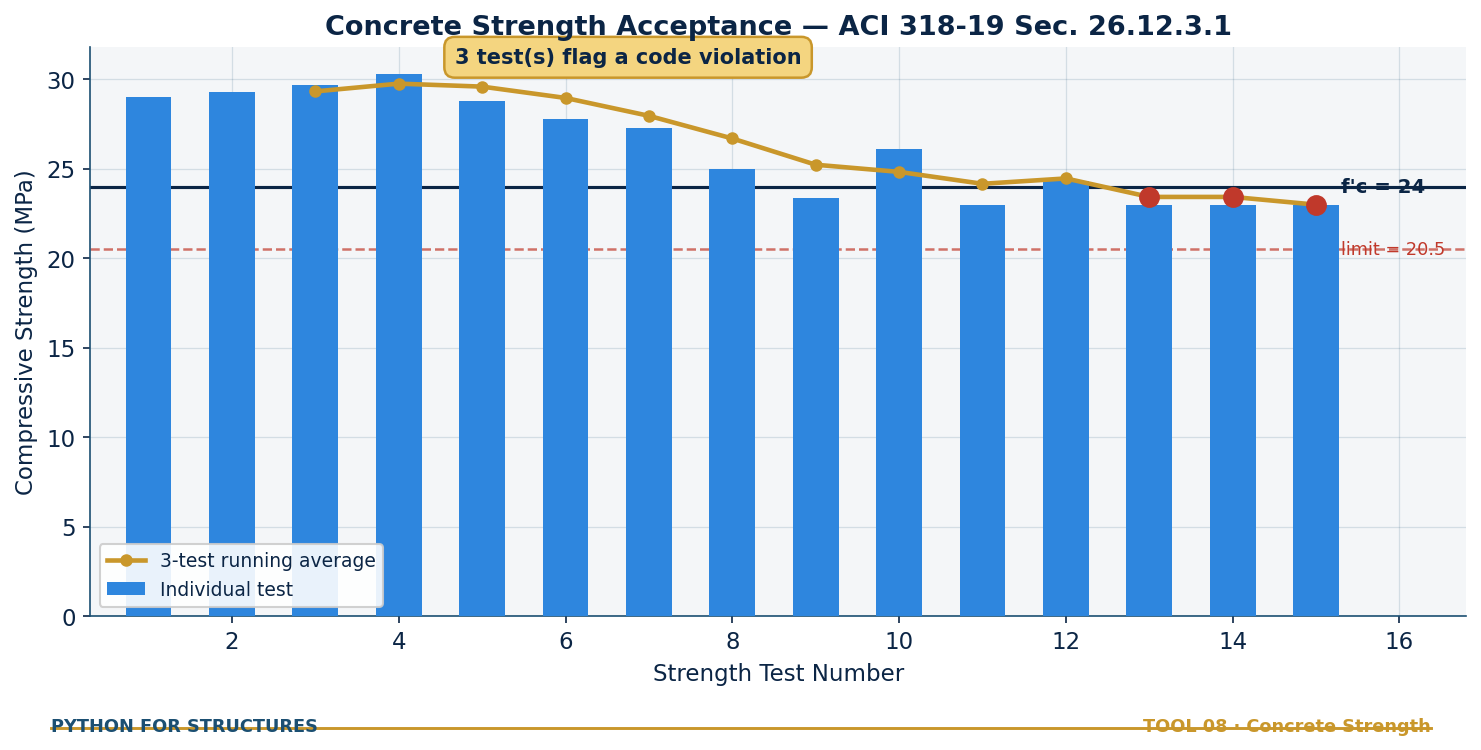

The script that saved this image:
# PythonForStructures - Tool #08
# Concrete Strength Test Acceptance Checker — ACI 318-19 Sec. 26.12.3.1
# Verified against the published ACI worked example dataset.

import numpy as np
import matplotlib.pyplot as plt
from brand import *

apply_style()

# --- INPUTS ---
fc_specified = 24.0   # specified compressive strength, f'c (MPa)

# strength test results (each = avg of cylinder pair), MPa
# this exact dataset matches the published ACI E702 worked example
test_results = [29.0, 29.3, 29.7, 30.3, 28.8, 27.8, 27.3,
                 25.0, 23.4, 26.1, 23.0, 24.3, 23.0, 23.0, 23.0]

tests = np.array(test_results)
n = len(tests)

# --- CRITERION 1: running average of any 3 consecutive tests >= f'c ---
running_avg = np.array([tests[i-2:i+1].mean() if i >= 2 else np.nan
                         for i in range(n)])
crit1_fail = np.where((~np.isnan(running_avg)) & (running_avg < fc_specified))[0]

# --- CRITERION 2: individual test tolerance ---
if fc_specified <= 35:
    tolerance = 3.5
else:
    tolerance = 0.10 * fc_specified
individual_limit = fc_specified - tolerance
crit2_fail = np.where(tests < individual_limit)[0]

# --- DESCRIPTIVE STATS ---
mean_strength = tests.mean()
std_dev = tests.std(ddof=1)

print(f"Mean strength = {mean_strength:.2f} MPa, Std Dev = {std_dev:.2f} MPa")
print(f"Individual test limit (f'c - {tolerance:.1f}) = {individual_limit:.1f} MPa")
print(f"Criterion 2 failures (individual test too low): tests {[i+1 for i in crit2_fail]}")
print(f"Criterion 1 failures (3-test running avg < f'c): tests {[i+1 for i in crit1_fail]}")

# --- VISUAL: test results bar + running average line, pass/fail highlighted ---
fig, ax = plt.subplots(figsize=(10, 5))
add_blueprint_grid(ax, alpha=0.15)

x = np.arange(1, n + 1)
bar_colors = [RED_FAIL if i in crit2_fail else STEEL_BLUE for i in range(n)]
ax.bar(x, tests, color=bar_colors, width=0.55, zorder=3, label='Individual test')

ax.plot(x[2:], running_avg[2:], color=GOLD_DARK, lw=2.2, marker='o',
        markersize=5, zorder=4, label='3-test running average')
for i in crit1_fail:
    ax.plot(x[i], running_avg[i], marker='o', markersize=9,
            color=RED_FAIL, zorder=5)

ax.axhline(fc_specified, color=INK_NAVY, ls='-', lw=1.5, zorder=2)
ax.text(n + 0.3, fc_specified, f"f'c = {fc_specified:.0f}", va='center',
        fontsize=9.5, color=INK_NAVY, weight='bold')
ax.axhline(individual_limit, color=RED_FAIL, ls='--', lw=1.2, alpha=0.7, zorder=2)
ax.text(n + 0.3, individual_limit, f"limit = {individual_limit:.1f}", va='center',
        fontsize=8.5, color=RED_FAIL)

ax.set_xlabel('Strength Test Number')
ax.set_ylabel('Compressive Strength (MPa)')
ax.set_title("Concrete Strength Acceptance — ACI 318-19 Sec. 26.12.3.1", fontsize=13)
ax.set_xlim(0.3, n + 1.8)
ax.legend(loc='lower left', fontsize=9, framealpha=0.9)
ax.spines[['top', 'right']].set_visible(False)

n_fail = len(set(crit1_fail) | set(crit2_fail))
verdict = f"{n_fail} test(s) flag a code violation" if n_fail else "All tests meet ACI 318-19 criteria"
gold_highlight_box(ax, n * 0.45, tests.max() * 1.02, verdict, fontsize=10)

add_brand_footer(fig, 8, "Concrete Strength")
plt.tight_layout(rect=[0, 0.04, 1, 1])
plt.savefig('concrete_strength.png', dpi=150, bbox_inches='tight', facecolor=PAPER_WHITE)
